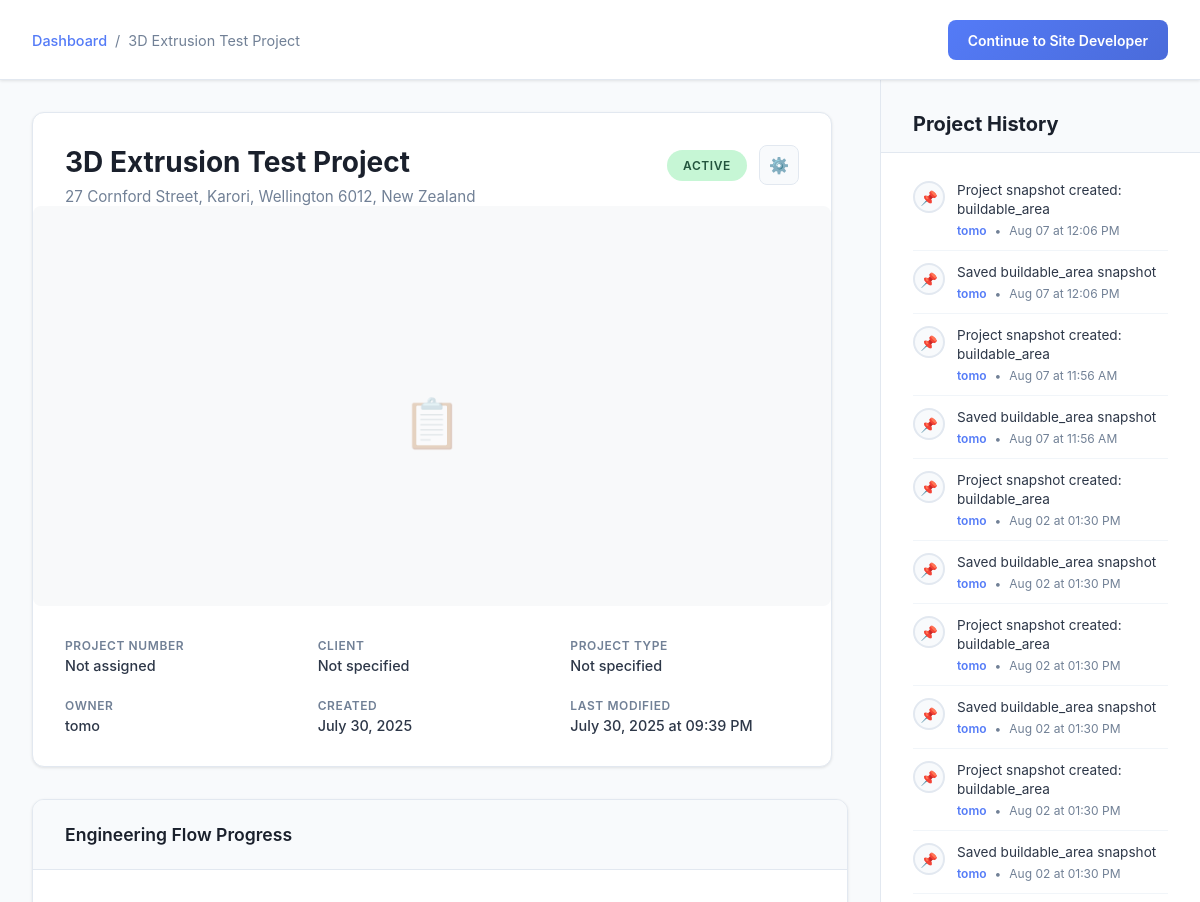
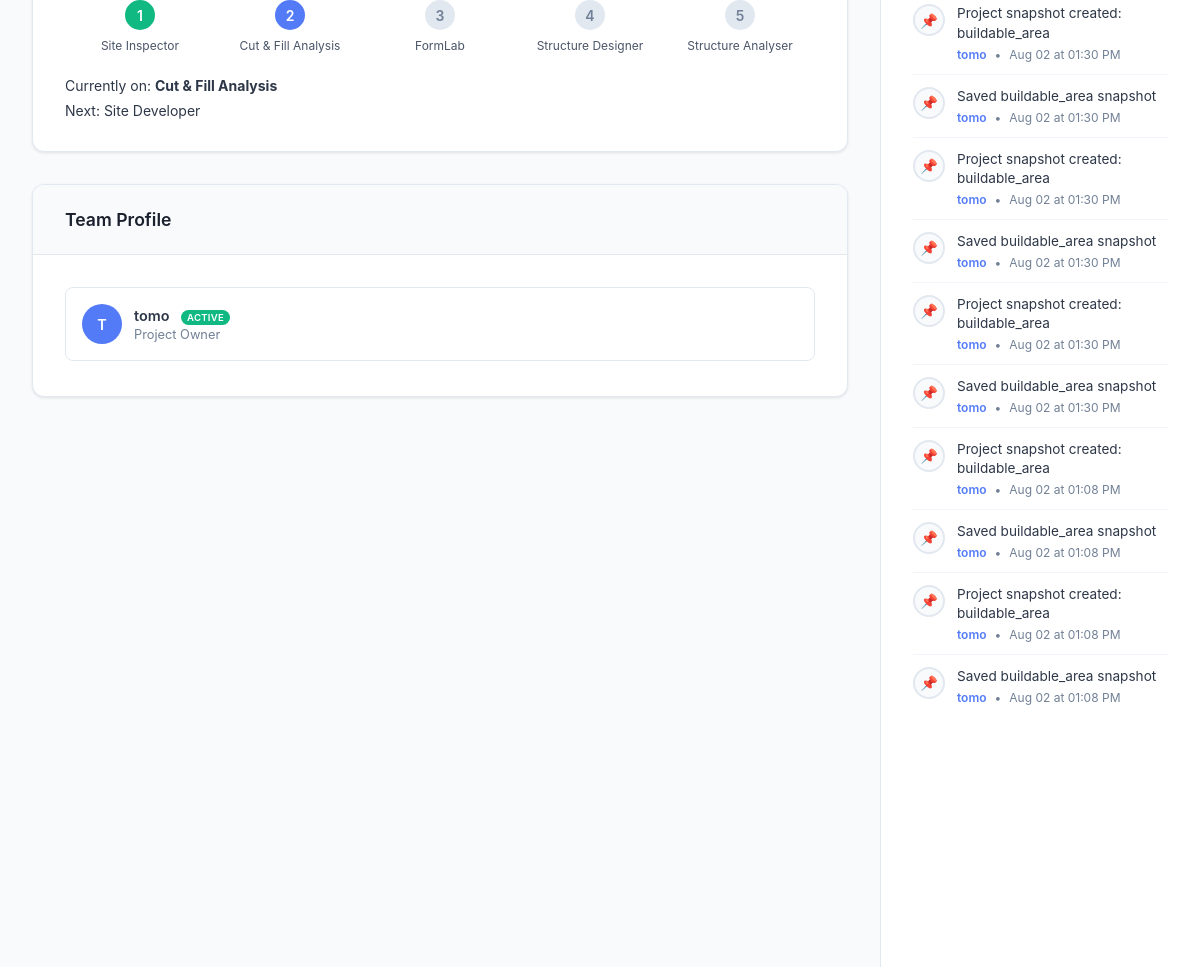
The page /project/9 (signed in, upper part) on the database as committed earlier (2 pictures, top to bottom).
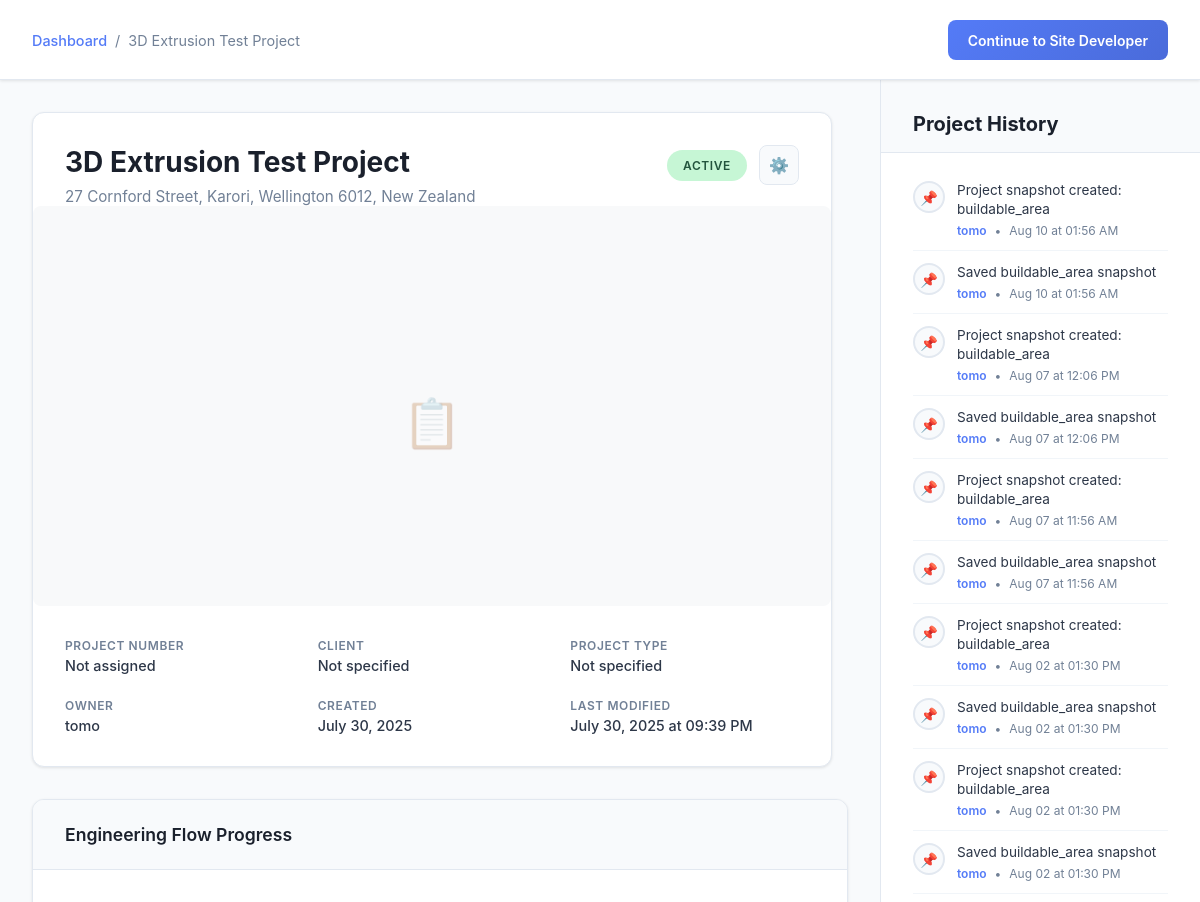
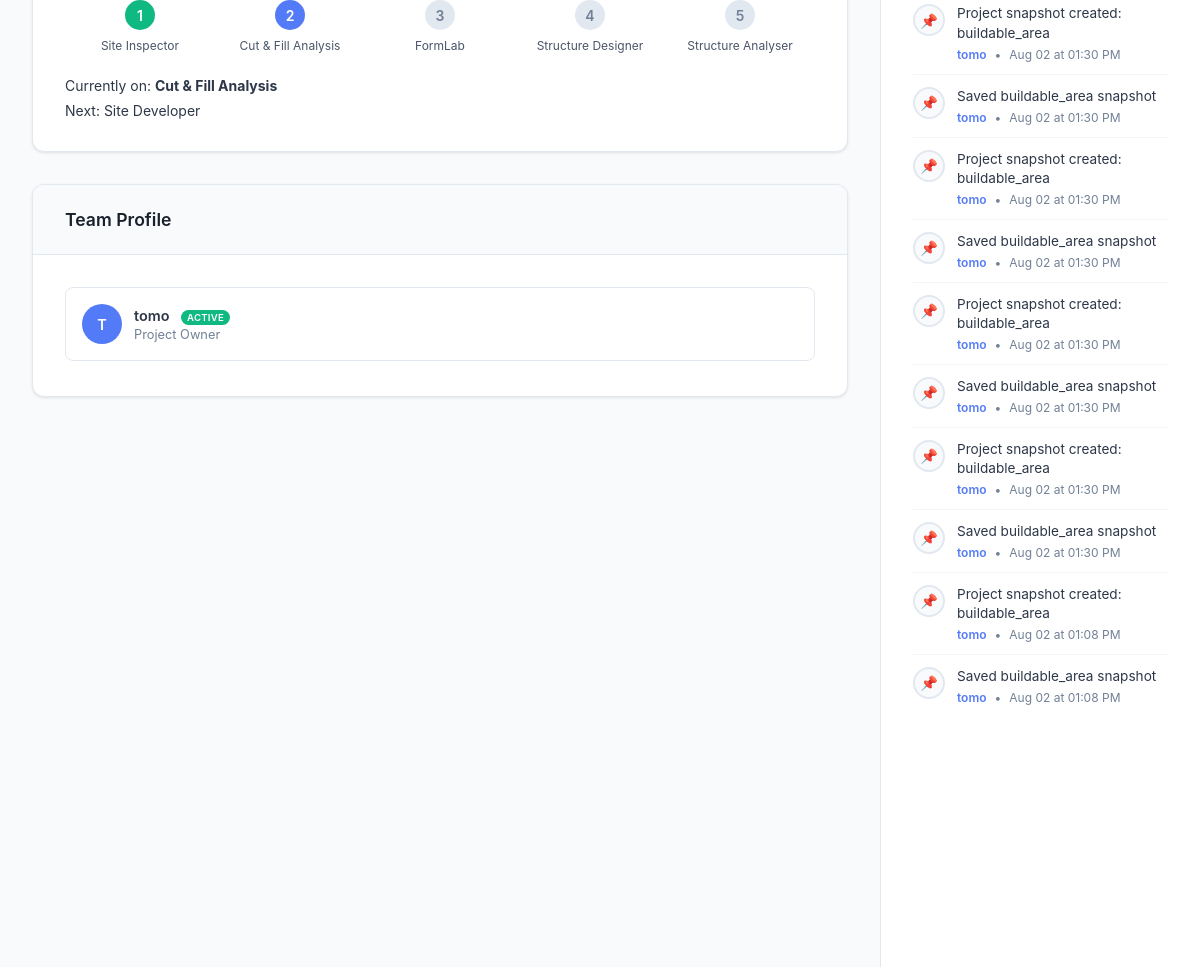
The same page on the database as committed later (2 pictures, top to bottom).
### tables this page shows
CREATE TABLE projects (
                        id INTEGER PRIMARY KEY AUTOINCREMENT,
                        name TEXT NOT NULL,
                        project_number TEXT,
                        client_name TEXT,
                        address TEXT NOT NULL,
                        site_information TEXT,
                        project_type TEXT,
                        project_units TEXT DEFAULT 'metric',
                        project_visibility TEXT DEFAULT 'private',
                        team_members TEXT,
                        status TEXT DEFAULT 'active',
                        user_id INTEGER NOT NULL,
                        created_at DATETIME DEFAULT CURRENT_TIMESTAMP,
                        updated_at DATETIME DEFAULT CURRENT_TIMESTAMP, location_lat REAL, location_lng REAL,
                        FOREIGN KEY (user_id) REFERENCES users (id)
                    );

CREATE TABLE users (
                        id INTEGER PRIMARY KEY AUTOINCREMENT,
                        username TEXT UNIQUE NOT NULL,
                        password_hash TEXT NOT NULL,
                        email TEXT,
                        created_at DATETIME DEFAULT CURRENT_TIMESTAMP,
                        last_login DATETIME
                    , role TEXT DEFAULT "member");

CREATE TABLE project_history (
                        id INTEGER PRIMARY KEY AUTOINCREMENT,
                        project_id INTEGER NOT NULL,
                        user_id INTEGER NOT NULL,
                        event_type VARCHAR(50) NOT NULL,
                        description TEXT NOT NULL,
                        created_at DATETIME DEFAULT CURRENT_TIMESTAMP,
                        FOREIGN KEY (project_id) REFERENCES projects (id),
                        FOREIGN KEY (user_id) REFERENCES users (id)
                );

### routes/project_routes.py (the view)
    def handle_project_overview(self, project_id: int):
        try:
            user_info = session.get('user')
            if not user_info:
                from flask import redirect, url_for
                return redirect(url_for('login'))
            project = self.db_manager.get_project_by_id(project_id, user_info['id'])
            if not project:
                return "Project not found", 404
            team_members = self.db_manager.get_project_team_members(project_id)
            notes = self.db_manager.get_project_notes(project_id)
            project_history = self.db_manager.get_project_history(project_id)
            project_snapshot = self.db_manager.get_project_snapshot(project_id)
            if project_snapshot:
                app_logger.info(f"Project {project_id} snapshot found: type={project_snapshot.get('snapshot_type')}, data_length={len(str(project_snapshot.get('snapshot_data', '')))}")
            else:
                app_logger.info(f"No snapshot found for project {project_id}")
            flow_step = self._determine_flow_step(project_id)
            app_logger.info(f"Project overview page requested for project ID: {project_id}")
            return render_template('project_overview.html', user=user_info, project=project, team_members=team_members, notes=notes, project_history=project_history, project_snapshot=project_snapshot, flow_step=flow_step)
        except Exception as e:
            app_logger.error(f"Failed to render project overview page: {e}")
            return "Project overview error", 500

### templates/project_overview.html (shortened to what this page needs)
<!DOCTYPE html>
<html lang="en">
<head>
    <link href='https://api.mapbox.com/mapbox-gl-js/v3.0.1/mapbox-gl.css' rel='stylesheet' />
    <link rel="stylesheet" href="{{ url_for('static', filename='css/adam-chat-widget.css') }}">
</head>
<body class="authenticated">
    <div class="fixed-header">
        <div class="header-content">
            <div class="breadcrumb">
                <a href="/dashboard">Dashboard</a>
                <span>/</span>
                <span>{{ project.name }}</span>
            </div>
            <a href="{{ flow_step.route_url }}?project={{ project.id }}" class="header-cta-btn">{{ flow_step.button_text }}</a>
        </div>
    </div>
    <div class="page-container">
        <div class="main-content">
            <div class="project-header-card" style="position: relative; overflow: hidden;">
                <div class="project-title-section" style="padding: 2rem 2rem 0 2rem;">
                    <div>
                        <h1 class="project-title">{{ project.name }}</h1>
                        <p class="project-address">{{ project.address }}</p>
                    </div>
                    <div style="display: flex; align-items: center; gap: 12px;">
                        <span class="project-status status-{{ project.status }}">{{ project.status }}</span>
                        <button class="settings-btn" onclick="openProjectSettings()" title="Project Settings">
                            ⚙️
                        </button>
                    </div>
                </div>
                <div class="snapshot-preview" id="snapshotPreview" style="height: 400px; margin: 0; position: relative; background: #f8f9fa; border-radius: 8px; overflow: hidden;">
                    <div class="snapshot-placeholder">
                        <div class="snapshot-icon">📋</div>
                    </div>
                </div>
                <div class="project-meta-grid" style="padding: 2rem 2rem 2rem 2rem;">
                    <div class="meta-item">
                        <span class="meta-label">Project Number</span>
                        <span class="meta-value">{{ project.project_number or 'Not assigned' }}</span>
                    </div>
                    <div class="meta-item">
                        <span class="meta-label">Client</span>
                        <span class="meta-value">{{ project.client_name or 'Not specified' }}</span>
                    </div>
                    <div class="meta-item">
                        <span class="meta-label">Project Type</span>
                        <span class="meta-value">{{ project.project_type or 'Not specified' }}</span>
                    </div>
                    <div class="meta-item">
                        <span class="meta-label">Owner</span>
                        <span class="meta-value">{{ project.owner }}</span>
                    </div>
                    <div class="meta-item">
                        <span class="meta-label">Created</span>
                        <span class="meta-value">
                            {% if project.created_at %}
                                {% if project.created_at.__class__.__name__ == 'datetime' %}
                                    {{ project.created_at.strftime('%B %d, %Y') }}
                                {% else %}
                                    {{ project.created_at }}
                                {% endif %}
                            {% else %}
                                Unknown
                            {% endif %}
                        </span>
                    </div>
                    <div class="meta-item">
                        <span class="meta-label">Last Modified</span>
                        <span class="meta-value">
                            {% if project.updated_at %}
                                {% if project.updated_at.__class__.__name__ == 'datetime' %}
                                    {{ project.updated_at.strftime('%B %d, %Y at %I:%M %p') }}
                                {% else %}
                                    {{ project.updated_at }}
                                {% endif %}
                            {% else %}
                                Unknown
                            {% endif %}
                        </span>
                    </div>
                </div>
            </div>
            <div class="content-card" style="margin-bottom: 2rem;">
                <div class="card-header">
                    <h3 class="card-title">Engineering Flow Progress</h3>
                </div>
                <div class="card-content">
                    <div class="flow-progress">
                        <div class="progress-steps">
                            <div class="progress-step {{ 'completed' if flow_step.current_step > 1 else 'current' if flow_step.current_step == 1 else '' }} clickable" onclick="navigateToStep(1, {{ project.id }})">
                                <div class="step-circle">1</div>
                                <div class="step-label">Site Inspector</div>
                            </div>
                            <div class="progress-step {{ 'completed' if flow_step.current_step > 2 else 'current' if flow_step.current_step == 2 else '' }} clickable" onclick="navigateToStep(2, {{ project.id }})">
                                <div class="step-circle">2</div>
                                <div class="step-label">Cut &amp; Fill Analysis</div>
                            </div>
                            <div class="progress-step {{ 'completed' if flow_step.current_step > 3 else 'current' if flow_step.current_step == 3 else '' }} clickable" onclick="navigateToStep(3, {{ project.id }})">
                                <div class="step-circle">3</div>
                                <div class="step-label">FormLab</div>
                            </div>
                            <div class="progress-step {{ 'completed' if flow_step.current_step > 4 else 'current' if flow_step.current_step == 4 else '' }} clickable" onclick="navigateToStep(4, {{ project.id }})">
                                <div class="step-circle">4</div>
                                <div class="step-label">Structure Designer</div>
                            </div>
                            <div class="progress-step {{ 'completed' if flow_step.current_step > 5 else 'current' if flow_step.current_step == 5 else '' }} clickable" onclick="navigateToStep(5, {{ project.id }})">
                                <div class="step-circle">5</div>
                                <div class="step-label">Structure Analyser</div>
                            </div>
                        </div>
                        <div class="progress-summary">
                            <p>Currently on: <strong>{{ flow_step.step_name }}</strong></p>
                            {% if flow_step.current_step < 4 %}
                                <p>Next: {{ flow_step.next_step_name }}</p>
                            {% else %}
                                <p>Engineering flow completed! ✅</p>
                            {% endif %}
                        </div>
                    </div>
                </div>
            </div>
            <div class="content-card team-profile">
                <div class="card-header">
                    <h3 class="card-title">Team Profile</h3>
                </div>
                <div class="card-content">
                    <div class="team-member">
                        <div class="member-avatar">
                        {% if user and user.profile_picture %}
                            <img src="{{ url_for('static', filename='uploads/profile_pictures/' + user.profile_picture.split('/')[-1]) }}" alt="Profile Picture" style="width: 100%; height: 100%; object-fit: cover; border-radius: 50%;">
                        {% else %}
                            {{ project.owner[0].upper() if project.owner else 'U' }}
                        {% endif %}
                    </div>
                        <div class="member-info">
                            <div class="member-name">
                                {{ project.owner }}
                                {% if user and user.username == project.owner %}
                                    <span class="active-badge">Active</span>
                                {% endif %}
                            </div>
                            <div class="member-role">Project Owner</div>
                        </div>
                    </div>
                    {% if team_members %}
                        {% for member in team_members %}
                            <div class="team-member">
                                <div class="member-avatar">
                                    {% if member.profile_picture %}
                                        <img src="{{ url_for('static', filename='uploads/profile_pictures/' + member.profile_picture.split('/')[-1]) }}" alt="Profile Picture" style="width: 100%; height: 100%; object-fit: cover; border-radius: 50%;">
                                    {% else %}
                                        {{ member.display_name[0].upper() if member.display_name else 'U' }}
                                    {% endif %}
                                </div>
                                <div class="member-info">
                                    <div class="member-name">
                                        {{ member.display_name }}
                                        {% if user and user.id == member.id %}
                                            <span class="active-badge">Active</span>
                                        {% endif %}
                                    </div>
                                    <div class="member-role">{{ member.role or 'Team Member' }}</div>
                                </div>
                            </div>
                        {% endfor %}
                    </div>{% else %}
                            <div class="no-data">Project not shared with team members yet.</div>
                        {% endif %}
                    </div>
</div>
            </div>
        </div>
        <div class="history-sidebar">
            <div class="history-header">
                <h3 class="history-title">Project History</h3>
            </div>
            <div class="history-content">
                {% if project_history %}
                    {% for event in project_history %}
                        <div class="history-item">
                            <div class="history-icon">
                                {% if event.event_type == 'created' %}
                                    📋
                                {% elif event.event_type == 'note_added' %}
                                    📝
                                {% elif event.event_type == 'comment_added' %}
                                    💬
                                {% elif event.event_type == 'member_joined' %}
                                    👥
                                {% elif event.event_type == 'status_changed' %}
                                    🔄
                                {% else %}
                                    📌
                                {% endif %}
                            </div>
                            <div class="history-details">
                                <div class="history-description">{{ event.description }}</div>
                                <div class="history-meta">                                    <span class="history-user">{{ event.user_name }}</span>
                                    <span>•</span>
                                    <span>
                                        {% if event.created_at %}
                                            {% if event.created_at.__class__.__name__ == 'datetime' %}
                                                {{ event.created_at.strftime('%b %d at %I:%M %p') }}
                                            {% else %}
                                                {{ event.created_at }}
                                            {% endif %}
                                        {% else %}
                                            Unknown time
                                        {% endif %}
                                    </span>
                                </div>
                            </div>
                        </div>
                    {% endfor %}
                {% else %}
                    <div class="no-data">
                        <div style="font-size: 2rem; margin-bottom: 0.5rem;">📋</div>
                        <p>Project history will appear here</p>
                    </div>
                {% endif %}
            </div>
        </div>
</body>
</html>

Rows that differ between the two databases and show on the page:
no longer on this page (row unchanged): project_history: description "Project snapshot created: buildable_area", user_name "tomo", created_at "Aug 02 at 01:08 PM"
no longer on this page (row unchanged): project_history: description "Saved buildable_area snapshot", user_name "tomo", created_at "Aug 02 at 01:08 PM"
added project_history: description "Project snapshot created: buildable_area", user_name "tomo", created_at "Aug 10 at 01:56 AM"
added project_history: description "Saved buildable_area snapshot", user_name "tomo", created_at "Aug 10 at 01:56 AM"
